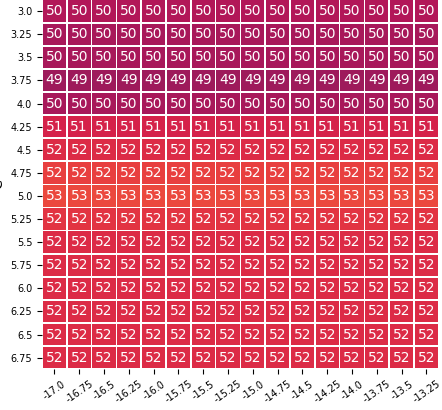
#> input picture data/figures/cropped/NoTrudeau2019_linear.png, 442 x 410 px; its folder holds 4 pictures in this run
$ python crop_images.py
#> lines starting #> are read from the running program, lines starting #| are printed output that depends on the picture
# Improting Image class from PIL module
from PIL import Image
import os


directory = './figures/cropped/'

for filename in os.listdir(directory):
    im = Image.open(directory + filename)
#> im is the input picture: PIL image 442x410 RGBA; mean R, G, B, A 221.9, 118.7, 140.4, 255
    left = 38
    top = 58
    right = 480
    bottom = 468

    im1 = im.crop((left, top, right, bottom))
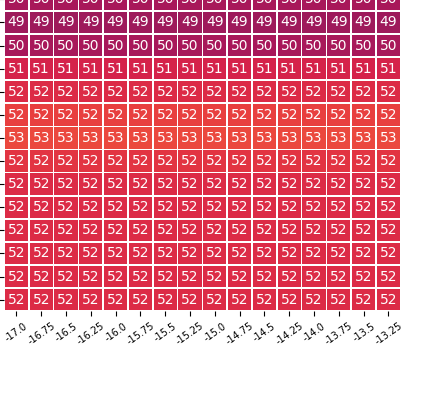
#> im1: PIL image 442x410 RGBA; mean R, G, B, A 175.9, 87.2, 102.5, 200.1; transparent parts drawn white
    # im1.show()
    im1.save(directory + filename)
#> pass 2 of the loop `for filename in os.listdir(directory):`:
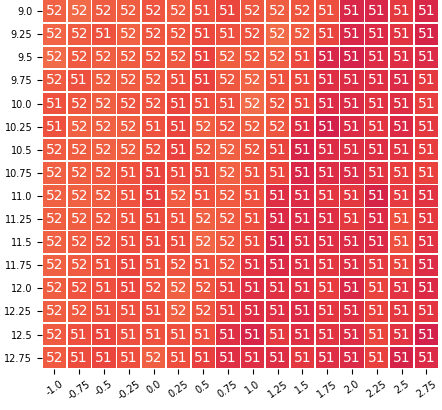
#> input picture data/figures/cropped/NoTrudeau2019_rbf.png, 442 x 410 px
#> im is the input picture: PIL image 442x410 RGBA; mean R, G, B, A 238.4, 136.6, 133.7, 255
#> `im1 = im.crop((left, top, right, bottom))`:
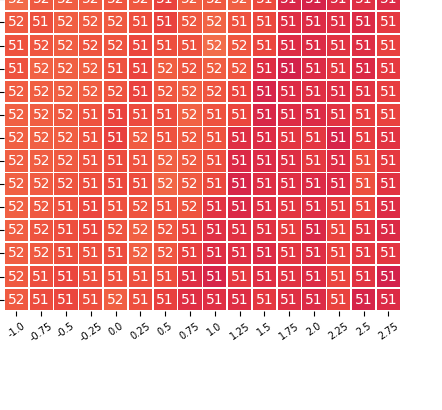
#> im1: PIL image 442x410 RGBA; mean R, G, B, A 186.7, 100.5, 98.6, 200.1; transparent parts drawn white
#> pass 3 of the loop `for filename in os.listdir(directory):`:
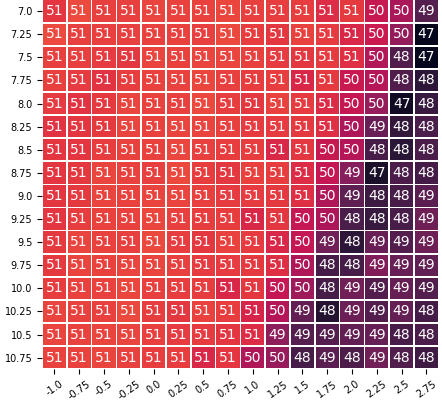
#> input picture data/figures/cropped/NoTrudeau2019_sigmoid.png, 442 x 410 px
#> im is the input picture: PIL image 442x410 RGBA; mean R, G, B, A 212.9, 124.4, 135.8, 255
#> `im1 = im.crop((left, top, right, bottom))`:
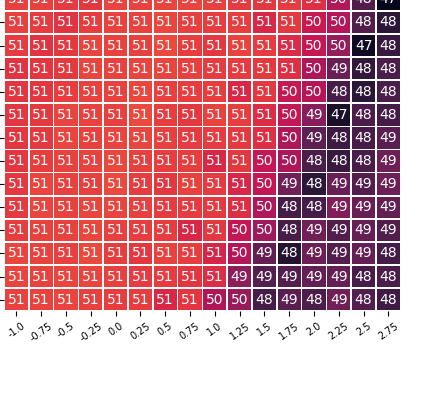
#> im1: PIL image 442x410 RGBA; mean R, G, B, A 163.3, 90.3, 100.6, 200.1; transparent parts drawn white
#> the loop made 4 passes; the first 3 are shown
